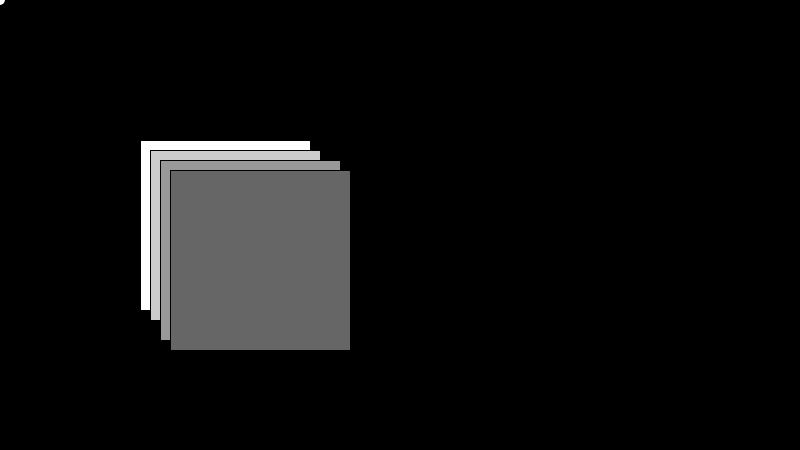
Frame 1 (no input)
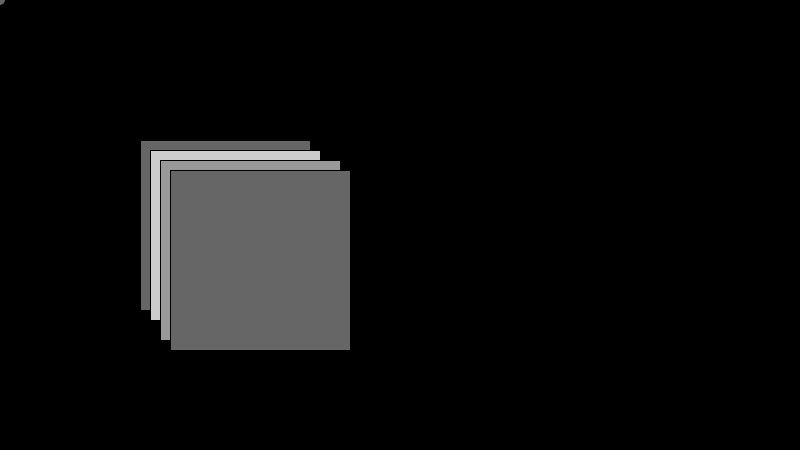
Frame 60 (the mouse pressed at the canvas centre just before this capture)
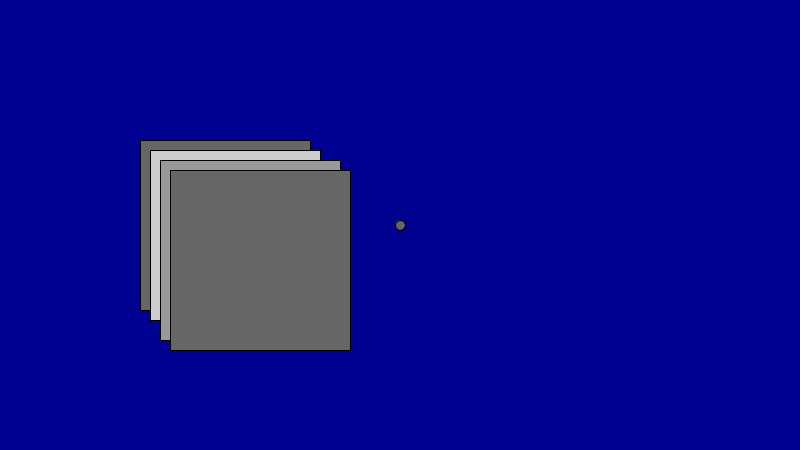
Frame 120 (the mouse held since frame 60 and released just before this capture)

The Processing sketch that drew these frames (run headless with seeded random() and noise(); from frame 60 on, the mouse is pressed at the canvas centre):

// Processing sketch: processing_50765
// ── processing_50765.pde

            
int x;
int y;

int directionx;
int directiony;


void setup(){
  size(800,450);
  x=0;
  y=0;
  directionx=1;
  directiony=1;

}

void draw(){
  background(mouseX);
  x += directionx;
  y += directiony;

  if(y>450){
    fill(random(300), random(3), random(255));
    directiony=-1;

  }
  
  if(x>800){
    directionx=-1;
    
  }
 
  if(y<0){
    directiony=1;
    
  }
  
  
  if(x<0){
    directionx=1;
    
  }
   
ellipse(mouseX,mouseY,10,10);


  
rect(140,140,170,170);
fill(204);
rect(150,150, 170, 170);
fill(153);
rect(160,160,180,180);
fill(102);
rect(170, 170, 180, 180);

}
                
